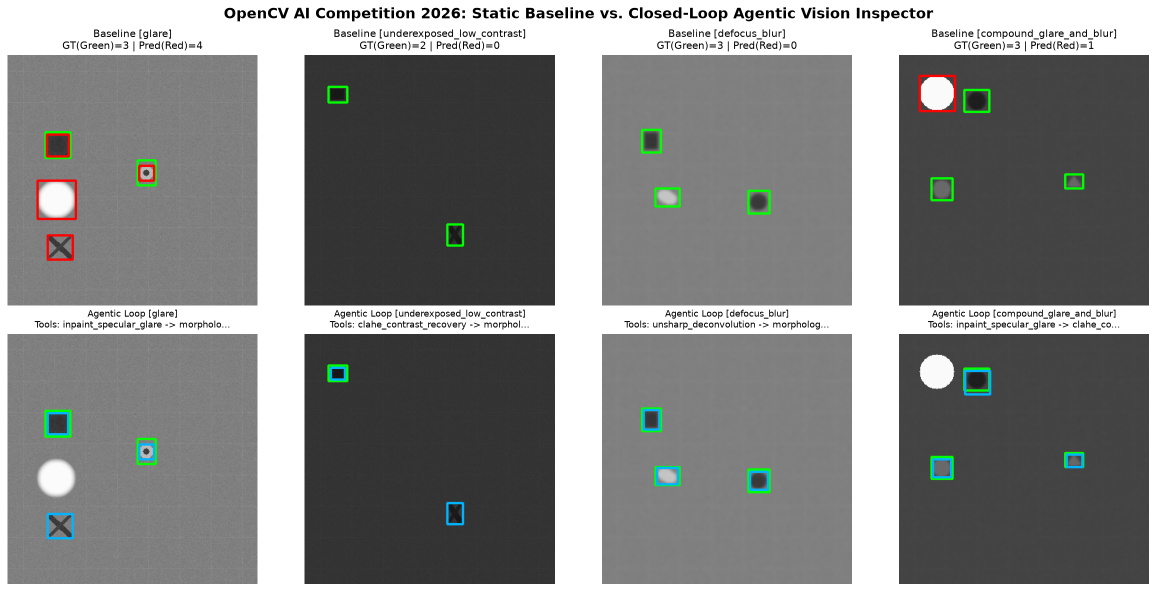
#> input picture agentic_vision_benchmark_comparison.png, 2313 x 1183 px (shown at 1/2 size)
$ python -i agentic_vision_inspector.py   (imports and definitions only)   (older library calls are emulated)
#> lines starting #> are read from the running program, lines starting #| are printed output that depends on the picture; after the words box and inside, x2 and y2 are one past the last pixel; in counts of white or black regions, pixels touching at a corner belong together
#!/usr/bin/env python3
"""
Agentic Vision Inspector (OpenCV 5 + AWS Bedrock AgentCore / COOL Ready)
Author: Vigneshwara Kireeti Alugunulla

Implements a closed-loop Perception -> Decision -> Action computer vision agent
with:
  1. Quantitative Perceptual Quality Objective Function J(theta) combining Tenengrad
     Sobel focus energy, Shannon information entropy, and non-saturated dynamic range.
  2. Test-Time Hyperparameter Optimization over OpenCV recovery kernels.
  3. Automatic State Backtracking / Rollback if an action over-amplifies substrate noise.
  4. Hybrid Dual-Mode Reasoning: <10ms deterministic OpenCV loop + IPC-A-610 root-cause
     morphology classification for Amazon Bedrock AgentCore (MCP v1.0) escalation.
"""

import cv2
import json
import math
import time
import numpy as np
from dataclasses import dataclass, asdict, field
from typing import List, Dict, Tuple, Any, Optional


@dataclass
class PerceptionMetrics:
    laplacian_sharpness: float
    glare_fraction: float
    mean_luminance: float
    contrast_std: float
    edge_density: float
    candidate_regions: int
    perceptual_objective_j: float = 0.0
    shannon_entropy: float = 0.0
    tenengrad_energy: float = 0.0


@dataclass
class AgentStepTrace:
    iteration: int
    perception: Dict[str, float]
    selected_tool: str
    tool_params: Dict[str, Any]
    rationale: str
    objective_before: float = 0.0
    objective_after: float = 0.0
    backtracked: bool = False


@dataclass
class DefectDiagnosticReport:
    bbox: Tuple[int, int, int, int]
    predicted_class: str
    ipc_a_610_code: str
    confidence: float
    snr_db: float
    severity: str
    root_cause_hypothesis: str
    recommended_fab_action: str


class StaticBaselineInspector:
    """Stage 2 Baseline: Fixed single-pass Gaussian blur + Otsu/Canny contour detector."""

    # [17 lines left out: function inspect, not called in this run]


class AgenticOpenCVInspector:
    """
    Stage 3 Architecture: Closed-Loop Self-Optimizing Agentic Vision Inspector.
    Uses OpenCV perception diagnostics and a quantitative perceptual objective J(theta)
    to iteratively invoke, tune, and verify targeted OpenCV recovery tools before
    executing final defect segmentation, ROI SNR gating, and IPC-A-610 root-cause classification.
    """

    def __init__(self, max_iterations: int = 4, enable_parameter_search: bool = True):
        self.max_iterations = max_iterations
        self.enable_parameter_search = enable_parameter_search

    def compute_perceptual_objective(self, gray: np.ndarray) -> Dict[str, float]:
        """
        Evaluates the Perceptual Quality Objective Function J(theta):
          J(I) = rho_valid * H(I) * log2(1 + G_Tenengrad) * penalty_noise
        where:
          - H(I) is the 256-bin Shannon entropy in bits
          - G_Tenengrad is mean Sobel gradient magnitude
          - rho_valid penalizes pixel saturation (>242) and severe underexposure (<25)
        """
        hist = cv2.calcHist([gray], [0], None, [256], [0, 256]).ravel()
        prob = hist / float(gray.size + 1e-9)
        nonzero = prob[prob > 0]
        entropy = float(-np.sum(nonzero * np.log2(nonzero)))

        gx = cv2.Sobel(gray, cv2.CV_32F, 1, 0, ksize=3)
        gy = cv2.Sobel(gray, cv2.CV_32F, 0, 1, ksize=3)
        grad_mag = cv2.magnitude(gx, gy)
        tenengrad = float(np.mean(grad_mag))

        glare_frac = float(np.mean(gray > 242))
        dark_frac = float(np.mean(gray < 25))
        rho_valid = max(0.05, 1.0 - 2.5 * glare_frac - 0.8 * dark_frac)

        # Penalize over-sharpening speckle explosion if high-frequency edge density exceeds 0.20
        edges = cv2.Canny(gray, 50, 140)
        edge_dens = float(np.mean(edges > 0))
        noise_penalty = 1.0 if edge_dens <= 0.18 else max(0.2, 1.0 - 3.5 * (edge_dens - 0.18))

        j_score = rho_valid * entropy * math.log2(1.0 + tenengrad) * noise_penalty
        return {
            "j_score": round(j_score, 4),
            "shannon_entropy": round(entropy, 4),
            "tenengrad_energy": round(tenengrad, 3),
            "rho_valid": round(rho_valid, 4),
            "edge_density": round(edge_dens, 4),
        }

    def perceive(self, gray: np.ndarray) -> PerceptionMetrics:
        lap_var = float(cv2.Laplacian(gray, cv2.CV_64F).var())
        glare_mask = (gray > 242).astype(np.uint8)
        glare_frac = float(np.mean(glare_mask))
        mean_lum = float(np.mean(gray))
        contrast = float(np.std(gray))
        edges = cv2.Canny(gray, 50, 140)
        edge_dens = float(np.mean(edges > 0))
        num_labels, _ = cv2.connectedComponents((edges > 0).astype(np.uint8))
        obj = self.compute_perceptual_objective(gray)
        return PerceptionMetrics(
            laplacian_sharpness=round(lap_var, 2),
            glare_fraction=round(glare_frac, 4),
            mean_luminance=round(mean_lum, 2),
            contrast_std=round(contrast, 2),
            edge_density=round(edge_dens, 4),
            candidate_regions=int(num_labels - 1),
            perceptual_objective_j=obj["j_score"],
            shannon_entropy=obj["shannon_entropy"],
            tenengrad_energy=obj["tenengrad_energy"],
        )

    def tool_inpaint_specular_glare(self, gray: np.ndarray, threshold: int = 220, dilation_ksize: int = 19) -> np.ndarray:
        """Suppresses bright specular reflection domes and their Gaussian halos via dilated inpainting + local median replacement."""
        _, core_mask = cv2.threshold(gray, threshold, 255, cv2.THRESH_BINARY)
        kernel = cv2.getStructuringElement(cv2.MORPH_ELLIPSE, (dilation_ksize, dilation_ksize))
        halo_mask = cv2.dilate(core_mask, kernel, iterations=2)
        bg_med = float(np.median(gray[halo_mask == 0])) if np.any(halo_mask == 0) else 128.0
        repaired = gray.copy()
        repaired[halo_mask > 0] = int(round(bg_med))
        return repaired

    # [23 lines left out: functions tool_clahe_contrast_recovery, optimize_clahe_parameters, not called in this run]

    def tool_unsharp_deconvolution(self, gray: np.ndarray, amount: float = 1.8, sigma: float = 2.0) -> np.ndarray:
        """Restores high-frequency edge gradients degraded by defocus or motion blur."""
        gaussian = cv2.GaussianBlur(gray, (0, 0), sigmaX=sigma)
        sharpened = cv2.addWeighted(gray, 1.0 + amount, gaussian, -amount, 0)
        return sharpened

    def optimize_unsharp_parameters(self, gray: np.ndarray) -> Tuple[np.ndarray, Dict[str, Any]]:
        """Test-time hyperparameter search over Unsharp Masking gain to maximize focus without noise ringing."""
        if not self.enable_parameter_search:
            out = self.tool_unsharp_deconvolution(gray, amount=1.8)
            return out, {"sigma": 2.0, "amount": 1.8, "search_candidates": 1}

        candidates = [1.5, 1.8, 2.2]
        best_img = None
        best_j = -1.0
        best_amt = 1.8
        for amt in candidates:
            cand_img = self.tool_unsharp_deconvolution(gray, amount=amt, sigma=2.0)
            score = self.compute_perceptual_objective(cand_img)["j_score"]
            if score > best_j:
                best_j = score
                best_img = cand_img
                best_amt = amt
        return best_img, {"sigma": 2.0, "amount": best_amt, "search_candidates": len(candidates), "optimal_j": round(best_j, 3)}

    def verify_step_or_backtrack(self, prev_gray: np.ndarray, candidate_gray: np.ndarray) -> Tuple[np.ndarray, float, float, bool]:
        """
        Closed-loop self-verification & backtracking guard:
        Checks whether the candidate transformation corrupted the image (e.g., severe Canny noise explosion
        or >25% collapse in perceptual objective J). If degraded, rolls back to prev_gray.
        """
        obj_before = self.compute_perceptual_objective(prev_gray)
        obj_after = self.compute_perceptual_objective(candidate_gray)
        j_before = obj_before["j_score"]
        j_after = obj_after["j_score"]

        # Trigger rollback if edge density explodes past 0.28 or J drops catastrophically
        if obj_after["edge_density"] > 0.28 or (j_before > 1.0 and j_after < 0.65 * j_before):
            return prev_gray, j_before, j_before, True
        return candidate_gray, j_before, j_after, False

    def tool_morphological_defect_isolation(self, gray: np.ndarray) -> List[Tuple[int, int, int, int]]:
        """Combines Black-Hat (dark micro-cracks/pits) and Top-Hat (bright solder bridges) relative to local background."""
        bg = cv2.medianBlur(gray, 31)
        diff = cv2.absdiff(gray, bg)
        diff[:8, :] = 0
        diff[-8:, :] = 0
        diff[:, :8] = 0
        diff[:, -8:] = 0

        thresh_val = max(22.0, float(np.mean(diff) + 2.6 * np.std(diff)))
        _, binary = cv2.threshold(diff, thresh_val, 255, cv2.THRESH_BINARY)

        k_open = cv2.getStructuringElement(cv2.MORPH_ELLIPSE, (3, 3))
        k_close = cv2.getStructuringElement(cv2.MORPH_RECT, (7, 7))
        cleaned = cv2.morphologyEx(binary, cv2.MORPH_OPEN, k_open)
        cleaned = cv2.morphologyEx(cleaned, cv2.MORPH_CLOSE, k_close)

        contours, _ = cv2.findContours(cleaned, cv2.RETR_EXTERNAL, cv2.CHAIN_APPROX_SIMPLE)
        boxes = []
        h, w = gray.shape
        for c in contours:
            x, y, bw, bh = cv2.boundingRect(c)
            area = bw * bh
            if 120 <= area <= 0.15 * (w * h):
                roi = diff[y:y+bh, x:x+bw]
                if float(np.max(roi)) >= thresh_val * 1.15:
                    boxes.append((int(x), int(y), int(bw), int(bh)))
        return boxes

    # [68 lines left out: function diagnose_defect_rois, not called in this run]

    def inspect(self, image_bgr: np.ndarray) -> Tuple[List[Tuple[int, int, int, int]], List[AgentStepTrace], float]:
        t0 = time.perf_counter()
        gray = cv2.cvtColor(image_bgr, cv2.COLOR_BGR2GRAY)
        traces: List[AgentStepTrace] = []
        used_tools = set()

        for step in range(1, self.max_iterations + 1):
            metrics = self.perceive(gray)
            if metrics.glare_fraction > 0.004 and "inpaint_specular_glare" not in used_tools:
                used_tools.add("inpaint_specular_glare")
                candidate = self.tool_inpaint_specular_glare(gray)
                gray, j_before, j_after, rolled_back = self.verify_step_or_backtrack(gray, candidate)
                traces.append(AgentStepTrace(
                    iteration=step,
                    perception=asdict(metrics),
                    selected_tool="tool_inpaint_specular_glare",
                    tool_params={"threshold": 220, "dilation_kernel_size": 19},
                    rationale=f"High specular glare detected ({metrics.glare_fraction*100:.2f}% saturated pixels); invoking dilated glare inpainting before edge analysis.",
                    objective_before=j_before,
                    objective_after=j_after,
                    backtracked=rolled_back,
                ))
            elif (metrics.contrast_std < 4.5 or metrics.mean_luminance < 85.0) and "clahe_contrast" not in used_tools:
                used_tools.add("clahe_contrast")
                candidate, opt_params = self.optimize_clahe_parameters(gray)
                gray, j_before, j_after, rolled_back = self.verify_step_or_backtrack(gray, candidate)
                traces.append(AgentStepTrace(
                    iteration=step,
                    perception=asdict(metrics),
                    selected_tool="tool_clahe_contrast_recovery",
                    tool_params=opt_params,
                    rationale=f"Low dynamic range/underexposure (luminance={metrics.mean_luminance:.1f}, std={metrics.contrast_std:.1f}); invoking test-time optimized CLAHE (clipLimit={opt_params['clip_limit']}).",
                    objective_before=j_before,
                    objective_after=j_after,
                    backtracked=rolled_back,
                ))
            elif metrics.laplacian_sharpness < 140.0 and "unsharp_deconv" not in used_tools:
                used_tools.add("unsharp_deconv")
                candidate, opt_params = self.optimize_unsharp_parameters(gray)
                gray, j_before, j_after, rolled_back = self.verify_step_or_backtrack(gray, candidate)
                traces.append(AgentStepTrace(
                    iteration=step,
                    perception=asdict(metrics),
                    selected_tool="tool_unsharp_deconvolution",
                    tool_params=opt_params,
                    rationale=f"Defocus/motion blur detected (Laplacian variance={metrics.laplacian_sharpness:.1f} < 140.0); applying test-time optimized unsharp deconvolution (amount={opt_params['amount']}).",
                    objective_before=j_before,
                    objective_after=j_after,
                    backtracked=rolled_back,
                ))
            else:
                traces.append(AgentStepTrace(
                    iteration=step,
                    perception=asdict(metrics),
                    selected_tool="tool_morphological_defect_isolation",
                    tool_params={"median_bg_kernel": 31, "snr_gate": 1.15},
                    rationale=f"Image conditioning converged (J={metrics.perceptual_objective_j:.2f}); executing background-subtracted morphological isolation and ROI SNR verification.",
                    objective_before=metrics.perceptual_objective_j,
                    objective_after=metrics.perceptual_objective_j,
                    backtracked=False,
                ))
                break

        boxes = self.tool_morphological_defect_isolation(gray)
        latency_ms = (time.perf_counter() - t0) * 1000.0
        return boxes, traces, latency_ms

>>> import cv2
>>> picture = cv2.imread('agentic_vision_benchmark_comparison.png')
#> picture is the input picture: shape (1183, 2313, 3); mean B, G, R 134, 135, 133.8
>>> result = AgenticOpenCVInspector().inspect(picture)
#> the loop in inspect, `for step in range(1, self.max_iterations + 1):` made 3 passes
#> (lap_var in perceive, mean_lum in perceive, contrast in perceive, num_labels in perceive) on pass 1: (1384.4, 134.6, 77.5, 835)
#> pass 1, in perceive, `glare_mask = (gray > 242).astype(np.uint8)`:
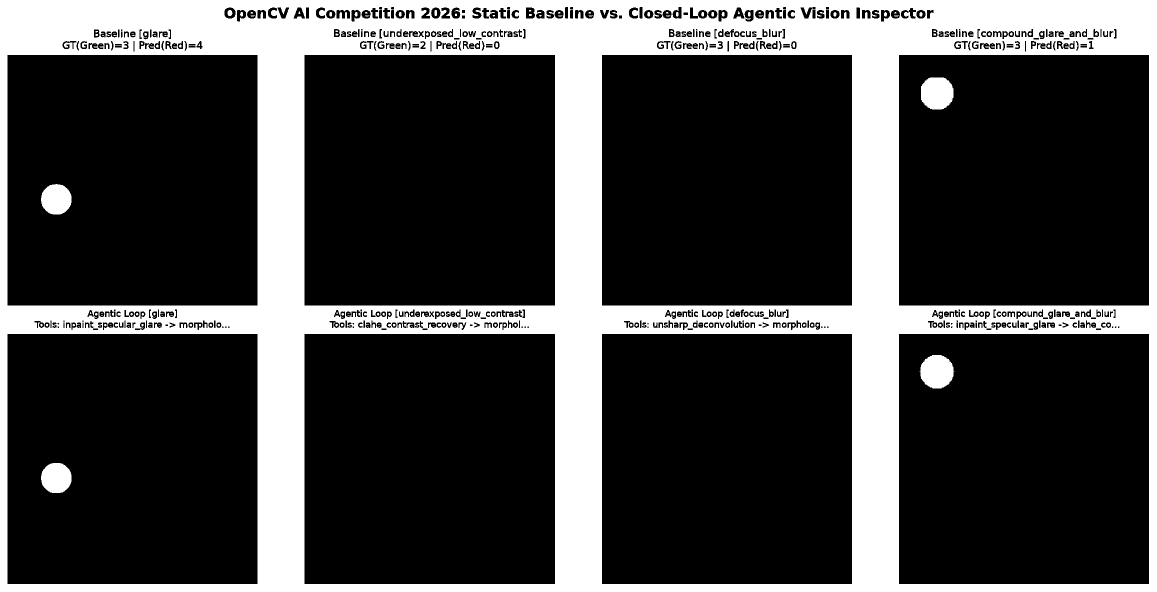
#> glare_mask: shape (1183, 2313) (shown at 1/2 size); values 0 (black) and 1 (white), 25.6% white; 247 white regions (178 under 20 px), largest, box (x1, y1, x2, y2) and area: (0, 0, 2313, 1183) 683019, (1839, 710, 1909, 777) 3570, (1842, 155, 1907, 219) 3491
#> pass 1, in perceive, `edges = cv2.Canny(gray, 50, 140)`:
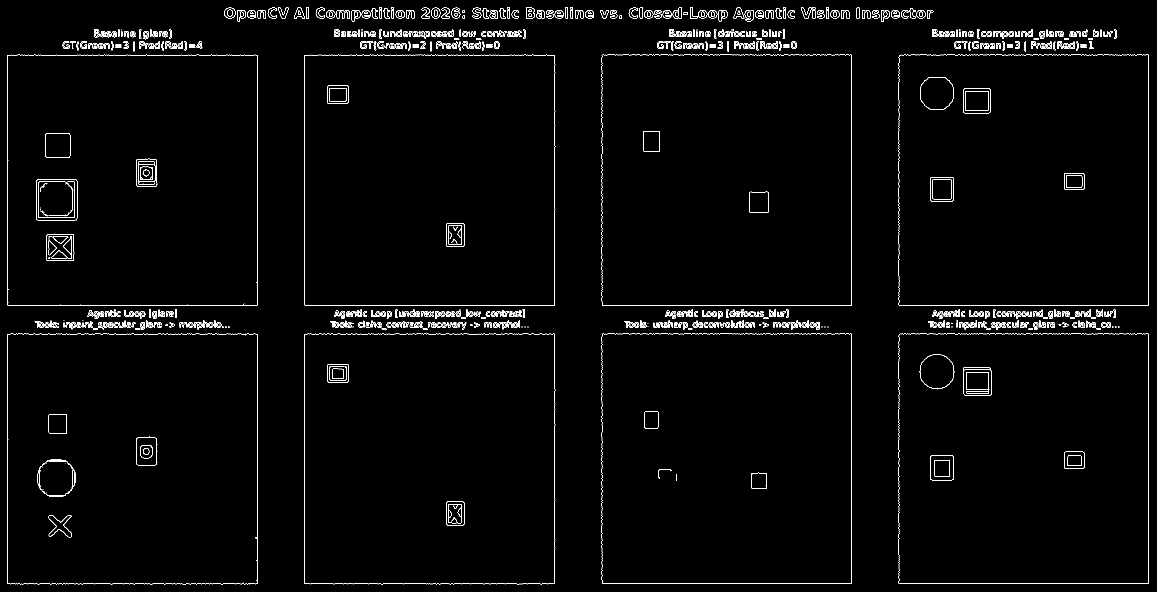
#> edges: shape (1183, 2313) (shown at 1/2 size); 1.9% white in thin lines or dots
#> pass 1, in compute_perceptual_objective, `gy = cv2.Sobel(gray, cv2.CV_32F, 0, 1, ksize=3)`:
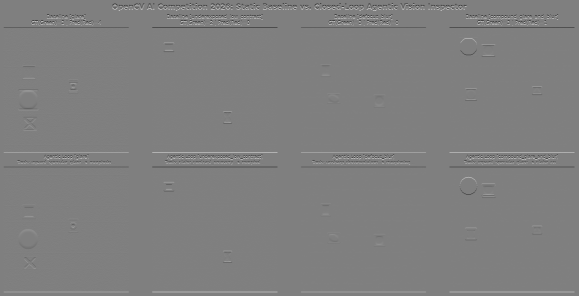
#> gy: shape (1183, 2313) float32 (shown at 1/4 size); min -1020, max 1020, mean 0; drawn with min black and max white
#> after the loop in inspect, `for step in range(1, self.max_iterations + 1):`:
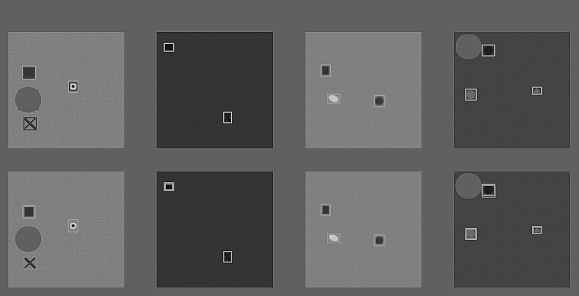
#> gray: shape (1183, 2313) (shown at 1/4 size); min 0, max 255, mean 94.5
#> after the loop in inspect, `for step in range(1, self.max_iterations + 1):`: traces = 3 items; used_tools = 2 items
#> in tool_morphological_defect_isolation, `diff = cv2.absdiff(gray, bg)`:
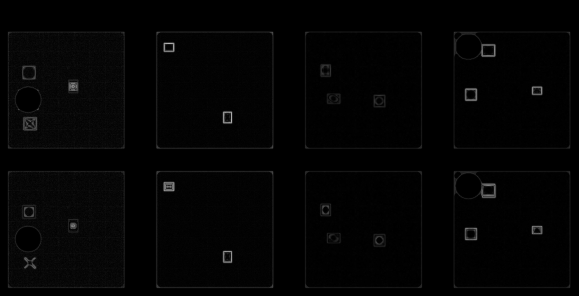
#> diff: shape (1183, 2313) (shown at 1/4 size); min 0, max 204, mean 3.3
#> in tool_morphological_defect_isolation, `thresh_val = max(22.0, float(np.mean(diff) + 2.6 * np.std(diff)))`: thresh_val = 29.85
#> in tool_morphological_defect_isolation, `cleaned = cv2.morphologyEx(cleaned, cv2.MORPH_CLOSE, k_close)`:
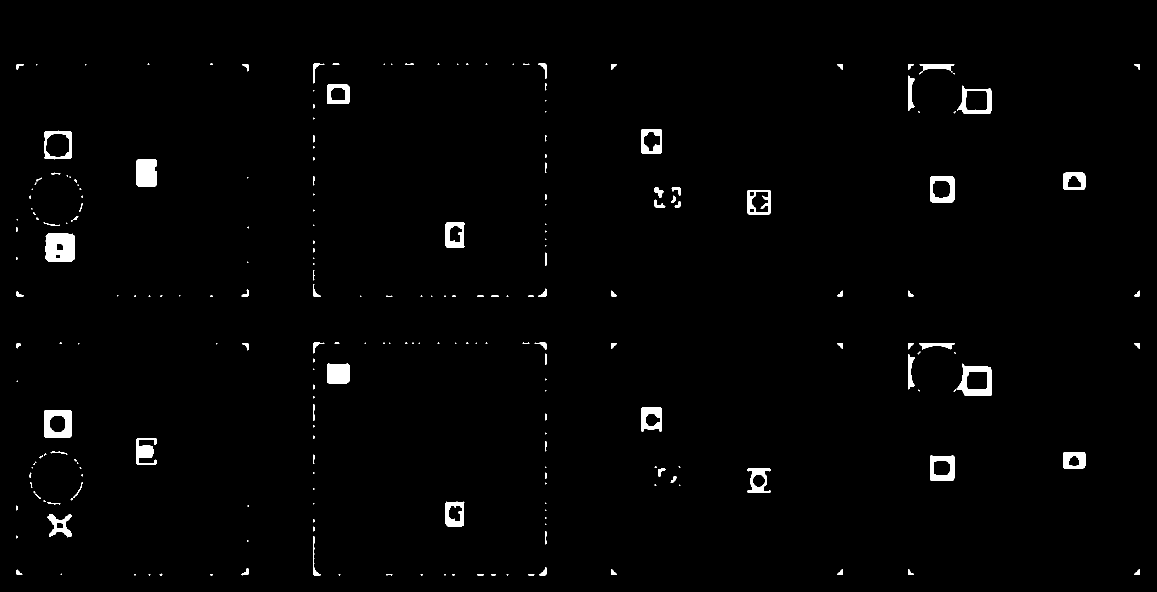
#> cleaned: shape (1183, 2313) (shown at 1/2 size); 1.4% white; 239 white regions (129 under 20 px)
#> in tool_morphological_defect_isolation, `contours, _ = cv2.findContours(cleaned, cv2.RETR_EXTERNAL, cv2.CHAIN_A..`: contours = 239 contours, 151 with area under 20; largest, box (x1, y1, x2, y2) and area: (1913, 727, 1984, 791) 3387, (90, 466, 150, 524) 3076, (88, 261, 143, 319) 2916, (1914, 171, 1983, 228) 2878, (89, 820, 143, 875) 2857
#> the loop in tool_morphological_defect_isolation, `for c in contours:` made 239 passes
#> (x, y, bw, bh, area) on passes 1, 3, 4: (1056, 1148, 13, 3, 39), (982, 1148, 10, 3, 30), (954, 1148, 14, 3, 42)
#> after the loop in tool_morphological_defect_isolation, `for c in contours:`: boxes = 67 items, first 6: (33, 1139, 12, 11), (2268, 1138, 12, 12), (1816, 1138, 12, 12), (1674, 1138, 12, 12), (1222, 1138, 12, 12), (483, 1136, 14, 15)
